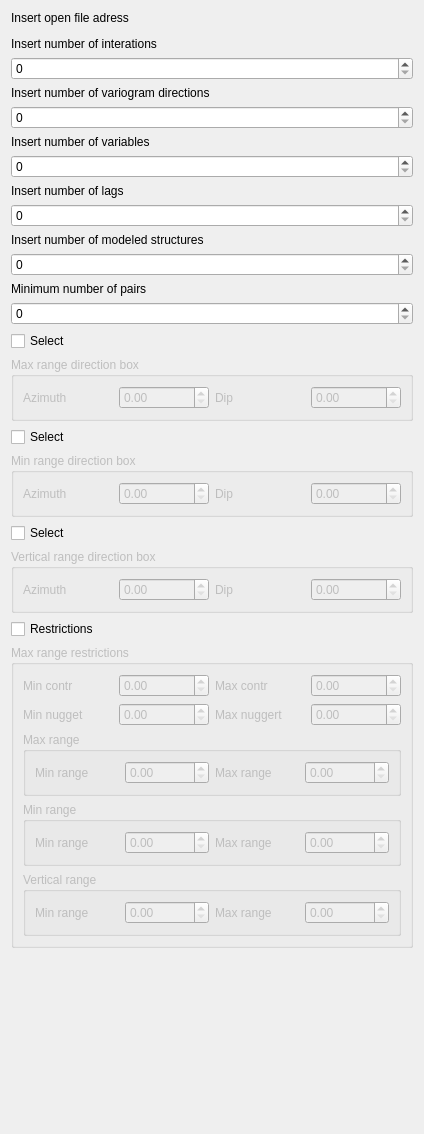
<?xml version="1.0" encoding="UTF-8"?>
<ui version="4.0">
 <class>optimizing_variogram</class>
 <widget class="QWidget" name="optimizing_variogram">
  <property name="geometry">
   <rect>
    <x>0</x>
    <y>0</y>
    <width>424</width>
    <height>1134</height>
   </rect>
  </property>
  <property name="windowTitle">
   <string>Form</string>
  </property>
  <property name="AlgorithmCategory" stdset="0">
   <string>Lpm</string>
  </property>
  <property name="AlgorithmDescription" stdset="0">
   <string>automatic_fitting2</string>
  </property>
  <layout class="QVBoxLayout" name="verticalLayout">
   <item>
    <widget class="QLabel" name="label_6">
     <property name="text">
      <string>Insert open file adress</string>
     </property>
    </widget>
   </item>
   <item>
    <widget class="FileChooser" name="endereco_arquivo"/>
   </item>
   <item>
    <widget class="QLabel" name="label">
     <property name="text">
      <string>Insert number of interations</string>
     </property>
    </widget>
   </item>
   <item>
    <widget class="QSpinBox" name="N_interacoes">
     <property name="maximum">
      <number>30000</number>
     </property>
    </widget>
   </item>
   <item>
    <widget class="QLabel" name="label_2">
     <property name="text">
      <string>Insert number of variogram directions</string>
     </property>
    </widget>
   </item>
   <item>
    <widget class="QSpinBox" name="N_variogramas"/>
   </item>
   <item>
    <widget class="QLabel" name="label_20">
     <property name="text">
      <string>Insert number of variables</string>
     </property>
    </widget>
   </item>
   <item>
    <widget class="QSpinBox" name="nvariables"/>
   </item>
   <item>
    <widget class="QLabel" name="label_21">
     <property name="text">
      <string>Insert number of lags</string>
     </property>
    </widget>
   </item>
   <item>
    <widget class="QSpinBox" name="nlags"/>
   </item>
   <item>
    <widget class="QLabel" name="label_3">
     <property name="text">
      <string>Insert number of modeled structures</string>
     </property>
    </widget>
   </item>
   <item>
    <widget class="QSpinBox" name="N_estruturas">
     <property name="maximum">
      <number>5</number>
     </property>
    </widget>
   </item>
   <item>
    <widget class="QLabel" name="label_22">
     <property name="text">
      <string>Minimum number of pairs </string>
     </property>
    </widget>
   </item>
   <item>
    <widget class="QSpinBox" name="min_npairs">
     <property name="maximum">
      <number>50000000</number>
     </property>
    </widget>
   </item>
   <item>
    <widget class="QCheckBox" name="set_maximumrange">
     <property name="text">
      <string>Select</string>
     </property>
     <property name="checked">
      <bool>false</bool>
     </property>
    </widget>
   </item>
   <item>
    <widget class="QGroupBox" name="groupBox">
     <property name="enabled">
      <bool>false</bool>
     </property>
     <property name="title">
      <string>Max range direction box</string>
     </property>
     <layout class="QHBoxLayout" name="horizontalLayout">
      <item>
       <widget class="QLabel" name="label_5">
        <property name="text">
         <string>Azimuth</string>
        </property>
       </widget>
      </item>
      <item>
       <widget class="QDoubleSpinBox" name="Azimute_dp">
        <property name="maximum">
         <double>360.000000000000000</double>
        </property>
       </widget>
      </item>
      <item>
       <widget class="QLabel" name="label_4">
        <property name="text">
         <string>Dip</string>
        </property>
       </widget>
      </item>
      <item>
       <widget class="QDoubleSpinBox" name="Dip_dp">
        <property name="maximum">
         <double>36000.000000000000000</double>
        </property>
       </widget>
      </item>
     </layout>
    </widget>
   </item>
   <item>
    <widget class="QCheckBox" name="set_minrange">
     <property name="text">
      <string>Select</string>
     </property>
    </widget>
   </item>
   <item>
    <widget class="QGroupBox" name="groupBox_2">
     <property name="enabled">
      <bool>false</bool>
     </property>
     <property name="title">
      <string>Min range direction box</string>
     </property>
     <layout class="QHBoxLayout" name="horizontalLayout_2">
      <item>
       <widget class="QLabel" name="label_8">
        <property name="text">
         <string>Azimuth</string>
        </property>
       </widget>
      </item>
      <item>
       <widget class="QDoubleSpinBox" name="Azimute_dm">
        <property name="maximum">
         <double>360.000000000000000</double>
        </property>
       </widget>
      </item>
      <item>
       <widget class="QLabel" name="label_7">
        <property name="text">
         <string>Dip</string>
        </property>
       </widget>
      </item>
      <item>
       <widget class="QDoubleSpinBox" name="Dip_dm">
        <property name="maximum">
         <double>360.000000000000000</double>
        </property>
       </widget>
      </item>
     </layout>
    </widget>
   </item>
   <item>
    <widget class="QCheckBox" name="set_verticalrange">
     <property name="text">
      <string>Select</string>
     </property>
    </widget>
   </item>
   <item>
    <widget class="QGroupBox" name="groupBox_3">
     <property name="enabled">
      <bool>false</bool>
     </property>
     <property name="title">
      <string>Vertical range direction box</string>
     </property>
     <layout class="QHBoxLayout" name="horizontalLayout_3">
      <item>
       <widget class="QLabel" name="label_9">
        <property name="text">
         <string>Azimuth</string>
        </property>
       </widget>
      </item>
      <item>
       <widget class="QDoubleSpinBox" name="Azimute_dv">
        <property name="maximum">
         <double>360.000000000000000</double>
        </property>
       </widget>
      </item>
      <item>
       <widget class="QLabel" name="label_10">
        <property name="text">
         <string>Dip</string>
        </property>
       </widget>
      </item>
      <item>
       <widget class="QDoubleSpinBox" name="Dip_dv">
        <property name="maximum">
         <double>360.000000000000000</double>
        </property>
       </widget>
      </item>
     </layout>
    </widget>
   </item>
   <item>
    <widget class="QCheckBox" name="restriction">
     <property name="text">
      <string>Restrictions</string>
     </property>
    </widget>
   </item>
   <item>
    <widget class="QGroupBox" name="groupBox_4">
     <property name="enabled">
      <bool>false</bool>
     </property>
     <property name="title">
      <string>Max range restrictions</string>
     </property>
     <property name="checkable">
      <bool>false</bool>
     </property>
     <layout class="QGridLayout" name="gridLayout">
      <item row="0" column="2">
       <widget class="QLabel" name="label_13">
        <property name="text">
         <string>Max contr</string>
        </property>
       </widget>
      </item>
      <item row="3" column="0" colspan="4">
       <widget class="QGroupBox" name="groupBox_5">
        <property name="title">
         <string>Max range</string>
        </property>
        <layout class="QGridLayout" name="gridLayout_2">
         <item row="0" column="0">
          <widget class="QLabel" name="label_17">
           <property name="text">
            <string>Min range</string>
           </property>
          </widget>
         </item>
         <item row="0" column="2">
          <widget class="QLabel" name="label_15">
           <property name="text">
            <string>Max range</string>
           </property>
          </widget>
         </item>
         <item row="0" column="1">
          <widget class="QDoubleSpinBox" name="min_range_max">
           <property name="maximum">
            <double>99999.000000000000000</double>
           </property>
          </widget>
         </item>
         <item row="0" column="3">
          <widget class="QDoubleSpinBox" name="max_range_max">
           <property name="maximum">
            <double>99999.000000000000000</double>
           </property>
          </widget>
         </item>
        </layout>
       </widget>
      </item>
      <item row="0" column="0">
       <widget class="QLabel" name="label_11">
        <property name="text">
         <string>Min contr</string>
        </property>
       </widget>
      </item>
      <item row="0" column="1">
       <widget class="QDoubleSpinBox" name="min_contribution">
        <property name="maximum">
         <double>99999.000000000000000</double>
        </property>
       </widget>
      </item>
      <item row="2" column="0">
       <widget class="QLabel" name="label_12">
        <property name="text">
         <string>Min nugget</string>
        </property>
       </widget>
      </item>
      <item row="2" column="1">
       <widget class="QDoubleSpinBox" name="min_nugget">
        <property name="maximum">
         <double>99999.000000000000000</double>
        </property>
       </widget>
      </item>
      <item row="2" column="2">
       <widget class="QLabel" name="label_14">
        <property name="text">
         <string>Max nuggert</string>
        </property>
       </widget>
      </item>
      <item row="0" column="3">
       <widget class="QDoubleSpinBox" name="max_contribution">
        <property name="maximum">
         <double>99999.000000000000000</double>
        </property>
       </widget>
      </item>
      <item row="2" column="3">
       <widget class="QDoubleSpinBox" name="max_nugget">
        <property name="maximum">
         <double>99999.000000000000000</double>
        </property>
       </widget>
      </item>
      <item row="4" column="0" colspan="4">
       <widget class="QGroupBox" name="groupBox_6">
        <property name="title">
         <string>Min range</string>
        </property>
        <layout class="QGridLayout" name="gridLayout_3">
         <item row="0" column="0">
          <widget class="QLabel" name="label_16">
           <property name="text">
            <string>Min range</string>
           </property>
          </widget>
         </item>
         <item row="0" column="2">
          <widget class="QLabel" name="label_18">
           <property name="text">
            <string>Max range</string>
           </property>
          </widget>
         </item>
         <item row="0" column="3">
          <widget class="QDoubleSpinBox" name="max_range_min">
           <property name="maximum">
            <double>99999.000000000000000</double>
           </property>
          </widget>
         </item>
         <item row="0" column="1">
          <widget class="QDoubleSpinBox" name="min_range_min">
           <property name="maximum">
            <double>99999.000000000000000</double>
           </property>
          </widget>
         </item>
        </layout>
       </widget>
      </item>
      <item row="5" column="0" colspan="4">
       <widget class="QGroupBox" name="groupBox_7">
        <property name="title">
         <string>Vertical range</string>
        </property>
        <layout class="QGridLayout" name="gridLayout_4">
         <item row="0" column="2">
          <widget class="QLabel" name="label_23">
           <property name="text">
            <string>Max range</string>
           </property>
          </widget>
         </item>
         <item row="0" column="0">
          <widget class="QLabel" name="label_19">
           <property name="text">
            <string>Min range</string>
           </property>
          </widget>
         </item>
         <item row="0" column="1">
          <widget class="QDoubleSpinBox" name="min_range_vert">
           <property name="maximum">
            <double>99999.000000000000000</double>
           </property>
          </widget>
         </item>
         <item row="0" column="3">
          <widget class="QDoubleSpinBox" name="max_range_vert">
           <property name="maximum">
            <double>99999.000000000000000</double>
           </property>
          </widget>
         </item>
        </layout>
       </widget>
      </item>
     </layout>
    </widget>
   </item>
   <item>
    <spacer name="verticalSpacer">
     <property name="orientation">
      <enum>Qt::Vertical</enum>
     </property>
     <property name="sizeHint" stdset="0">
      <size>
       <width>20</width>
       <height>287</height>
      </size>
     </property>
    </spacer>
   </item>
  </layout>
 </widget>
 <customwidgets>
  <customwidget>
   <class>FileChooser</class>
   <extends>QWidget</extends>
   <header>qtplugins/filechooser.h</header>
  </customwidget>
 </customwidgets>
 <tabstops>
  <tabstop>N_interacoes</tabstop>
  <tabstop>N_variogramas</tabstop>
  <tabstop>nvariables</tabstop>
  <tabstop>nlags</tabstop>
  <tabstop>N_estruturas</tabstop>
  <tabstop>min_npairs</tabstop>
  <tabstop>set_maximumrange</tabstop>
  <tabstop>Azimute_dp</tabstop>
  <tabstop>Dip_dp</tabstop>
  <tabstop>set_minrange</tabstop>
  <tabstop>Azimute_dm</tabstop>
  <tabstop>Dip_dm</tabstop>
  <tabstop>set_verticalrange</tabstop>
  <tabstop>Azimute_dv</tabstop>
  <tabstop>Dip_dv</tabstop>
  <tabstop>restriction</tabstop>
  <tabstop>min_contribution</tabstop>
  <tabstop>min_nugget</tabstop>
 </tabstops>
 <resources/>
 <connections>
  <connection>
   <sender>restriction</sender>
   <signal>clicked(bool)</signal>
   <receiver>groupBox_4</receiver>
   <slot>setEnabled(bool)</slot>
   <hints>
    <hint type="sourcelabel">
     <x>80</x>
     <y>713</y>
    </hint>
    <hint type="destinationlabel">
     <x>91</x>
     <y>802</y>
    </hint>
   </hints>
  </connection>
  <connection>
   <sender>set_maximumrange</sender>
   <signal>clicked(bool)</signal>
   <receiver>groupBox</receiver>
   <slot>setEnabled(bool)</slot>
   <hints>
    <hint type="sourcelabel">
     <x>58</x>
     <y>419</y>
    </hint>
    <hint type="destinationlabel">
     <x>58</x>
     <y>443</y>
    </hint>
   </hints>
  </connection>
  <connection>
   <sender>set_minrange</sender>
   <signal>clicked(bool)</signal>
   <receiver>groupBox_2</receiver>
   <slot>setEnabled(bool)</slot>
   <hints>
    <hint type="sourcelabel">
     <x>78</x>
     <y>518</y>
    </hint>
    <hint type="destinationlabel">
     <x>78</x>
     <y>549</y>
    </hint>
   </hints>
  </connection>
  <connection>
   <sender>set_verticalrange</sender>
   <signal>clicked(bool)</signal>
   <receiver>groupBox_3</receiver>
   <slot>setEnabled(bool)</slot>
   <hints>
    <hint type="sourcelabel">
     <x>42</x>
     <y>603</y>
    </hint>
    <hint type="destinationlabel">
     <x>48</x>
     <y>638</y>
    </hint>
   </hints>
  </connection>
 </connections>
</ui>
